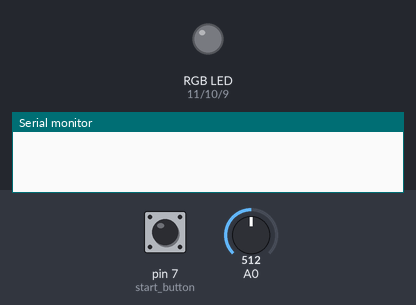
A sketch run on a simulated Arduino Uno, built with avr-gcc and run on an emulated ATmega328P. On the bench: an RGB LED mixed from three pins (HIGH = lit), the last lines printed to the serial monitor. The test bench sets the inputs (shaded band); at power-on: pin 7 (start_button) HIGH, A0 = 512. Dim RGB values are drawn brighter than linear.

Above: at 1.2 s.
1.3 s: pin 7 (start_button) pulled LOW for 0.15 s
At 2.05 s:
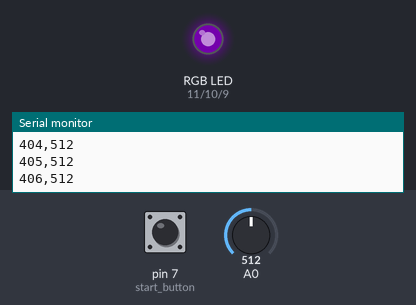
At 2.96 s:
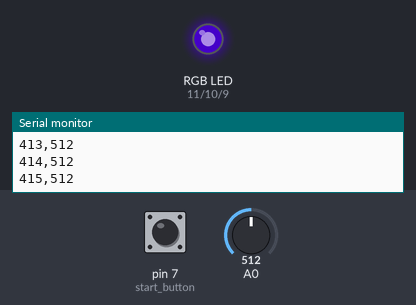
Timing chart, 0 to 22.1 s (numbered marks = the images above; inputs shaded):
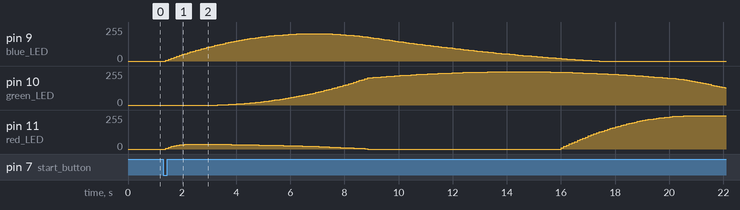

The sketch:

espec.ino
```cpp
//Script Spectrophotometer

//Arduino Ports
//D7: Push Button to start the scan
//D9: Blue LED
//D10: Green LED
//D11: Red LED

//Input Variables
//nscan: Number of scan

double r; //variable used to store the irradiance values for the red color
double g; //variable used to store the irradiance values for the green color
double b; //variable used to store the irradiance values for the blue color
double t; //parametric variable
int rr; //normalized irradiance output for red color
int gg; //normalized irradiance output for green color
int bb; //normalized irradiance output for blue color
int j; //auxiliar variable
int nscan = 10; //number of scans
double l; //wavelenght [400nm,700nm]
int photocell; //input values read on the LDR sensor
void setup ()
{
  Serial.begin(9600); //this value must be set for you computer
  pinMode (7, INPUT); //start button
  pinMode (9, OUTPUT); //blue LED
  pinMode (10, OUTPUT); //green LED
  pinMode (11, OUTPUT); //red LED
}
void loop () {
  if (digitalRead(7) == LOW) {
    {
      for (j = 1; j < (nscan + 1); j++) {
        for (l = 400; l < 701; l++) {
          r = 0.0;
          g = 0.0;
          b = 0.0;
          if ((l >= 400.0) && (l < 410.0)) {
            t = (l - 400.0) / (410.0 - 400.0);
            r = +(0.33 * t) - (0.20 * t * t);
          }
          else if ((l >= 410.0) && (l < 475.0)) {
            t = (l - 410.0) / (475.0 - 410.0);
            r = 0.14 - (0.13 * t * t);
          }
          else if ((l >= 545.0) && (l < 595.0)) {
            t = (l - 545.0) / (595.0 - 545.0);
            r = +(1.98 * t) - ( t * t);
          }
          else if ((l >= 595.0) && (l < 650.0)) {
            t = (l - 595.0) / (650.0 - 595.0);
            r = 0.98 + (0.06 * t) - (0.40 * t * t);
          }
          else if ((l >= 650.0) && (l < 700.0)) {
            t = (l - 650.0) / (700.0 - 650.0);
            r = 0.65 - (0.84 * t) + (0.20 * t * t);
          }
          if ((l >= 415.0) && (l < 475.0)) {
            t = (l - 415.0) / (475.0 - 415.0);
            g = +(0.80 * t * t);
          }
          else if ((l >= 475.0) && (l < 590.0)) {
            t = (l - 475.0) / (590.0 - 475.0);
            g = 0.8 + (0.76 * t) - (0.80 * t * t);
          }
          else if ((l >= 585.0) && (l < 639.0)) {
            t = (l - 585.0) / (639.0 - 585.0);
            g = 0.84 - (0.84 * t) ;
          }
          if ((l >= 400.0) && (l < 475.0)) {
            t = (l - 400.0) / (475.0 - 400.0);
            b = +(2.20 * t) - (1.50 * t * t);
          }
          else if ((l >= 475.0) && (l < 560.0)) {
            t = (l - 475.0) / (560.0 - 475.0);
            b = 0.7 - ( t) + (0.30 * t * t);
          }
          rr = r * 255;
          gg = g * 255;
          bb = b * 255;
          analogWrite(9, bb);
          analogWrite(10, gg);
          analogWrite(11, rr);
          delay(50);
          photocell = analogRead(0);
          Serial.print(int(l));
          Serial.print(",");
          Serial.println(photocell);
          delay(50);
        }
      }
    }
  }
}
```

Measured:
- after the input at 1.3 s, pin 9 (blue_LED): rises from 0/255 to 205/255 in 5.1 s, then falls to 0/255 in 10.9 s; pin 10 (green_LED): rises from 0/255 to 250/255 in 11.0 s, then falls to 130/255 in 7.8 s; pin 11 (red_LED): 0/255 → 7/255 after 0.10 s, → 14/255 0.10 s later, → 20/255 0.10 s later, → 25/255 0.10 s later, … (92 changes in this stretch)
